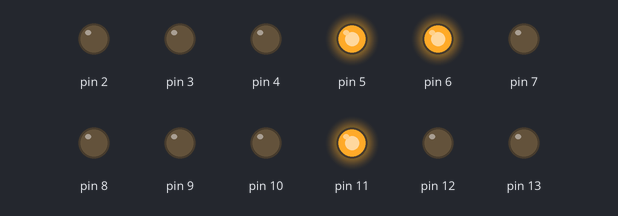
Recording of a sketch running on a simulated Arduino Uno, built with avr-gcc and run on an emulated ATmega328P. Shown: output pins drawn as LEDs (lit = HIGH).

Above: at 1.2 s.
At 3.7 s:
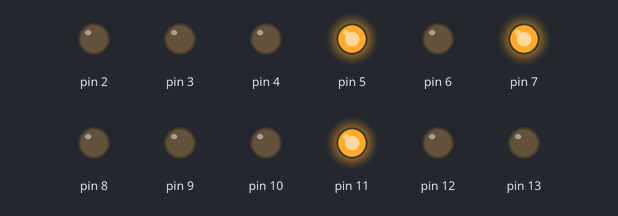
At 6.2 s:
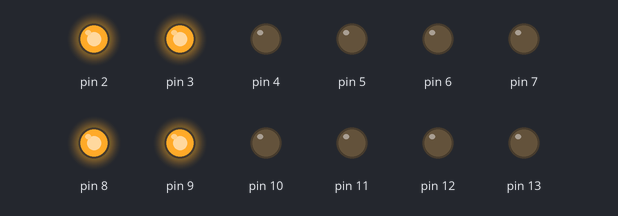
At 8.7 s:
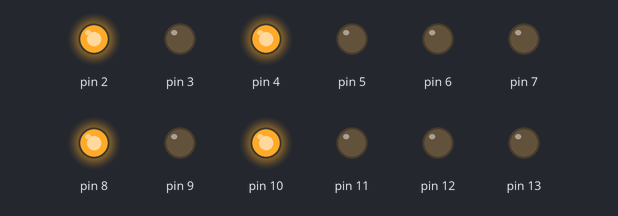
Timing chart, 0 to 13.0 s (numbered marks = the images above):
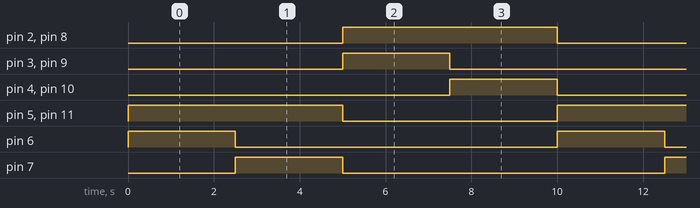

Measured:
- by itself, pin 2, pin 5, pin 8, pin 11: alternates HIGH for 5.0 s and LOW for 5.0 s
- by itself, pin 3, pin 4, pin 6, pin 7, pin 9, pin 10: alternates HIGH for 2.5 s and LOW for 7.5 s
- by itself, everything shown: repeats every 10.0 s, in 4 steps

The sketch:

codSemaforo.ino
```cpp
void setup(){
  for(int i=2;i<14;i=i+1){
    pinMode(i,OUTPUT);
  }
}
void loop(){


  for(int i=2;i<14;i=i+1){
    digitalWrite(i,LOW);
    semaf();
  }

}
/*Verdes:
5 -> 1º VERDE
2 -> 2º VERDE
10 -> 3º VERDE
11 -> 4º VERDE
*/

/*Amarelos:
6 -> 1º AMARELO
3 -> 2º AMARELO
9 -> 3º AMARELO
12 -> 4º AMARELO
*/

/*Vermelhos:
7 -> 1º VERMELHO
4 -> 2º VERMELHO
8 -> 3º VERMELHO
13 -> 4º VERMELHO
*/

void g1(){
digitalWrite(4,LOW);
digitalWrite(10,LOW);
digitalWrite(6,HIGH);
digitalWrite(0,HIGH);
r2();
delay(2500);
}

void g2(){
digitalWrite(7,LOW);
digitalWrite(1,LOW);
digitalWrite(3,HIGH);
digitalWrite(9,HIGH);
r1();
delay(2500);
}


void y1(){
digitalWrite(6,LOW);
digitalWrite(0,LOW);
digitalWrite(7,HIGH);
digitalWrite(1,HIGH);
r2();
delay(2500);
}

void y2(){
digitalWrite(3,LOW);
digitalWrite(9,LOW);
digitalWrite(4,HIGH);
digitalWrite(10,HIGH);
r1();
delay(2500);
}

void r1(){
digitalWrite(5,LOW);
digitalWrite(11,LOW);
digitalWrite(8,HIGH);
digitalWrite(2,HIGH);

}

void r2(){
digitalWrite(8,LOW);
digitalWrite(2,LOW);
digitalWrite(5,HIGH);
digitalWrite(11,HIGH);

}


void semaf(){
g1();
y1();
g2();
y2();
}
```
